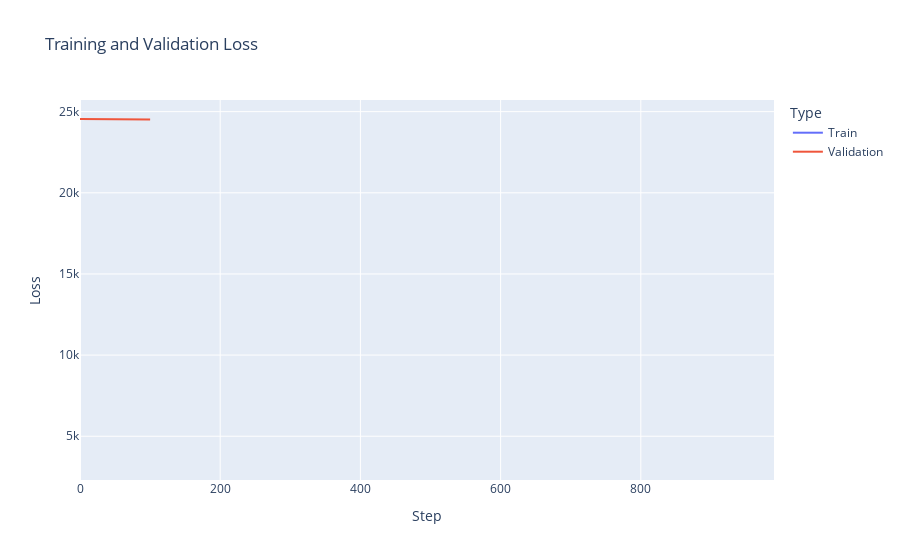

Source (notebook cell):
### Code cell
df_train = pd.DataFrame({
    "Step": steps_history,
    "Loss": train_loss_history,
    "Type": "Train"
})
if val_loss_history:
    val_steps, val_losses = zip(*val_loss_history)
    df_val = pd.DataFrame({
        "Step": val_steps,
        "Loss": val_losses,
        "Type": "Validation"
    })
    df_loss = pd.concat([df_train, df_val], ignore_index=True)
else:
    df_loss = df_train

fig = px.line(df_loss, x="Step", y="Loss", color="Type", title="Training and Validation Loss")
fig.show()

### Figure 1 — Plotly figure (JSON) as saved in the notebook; plotly's stock layout.template omitted (floating-point values rounded to 4 significant figures)
{"data": [{"hovertemplate": "Type=Train<br>Step=%{x}<br>Loss=%{y}<extra></extra>", "legendgroup": "Train", "line": {"color": "#636efa", "dash": "solid"}, "marker": {"symbol": "circle"}, "mode": "lines", "name": "Train", "orientation": "v", "showlegend": true, "type": "scatter", "x": [0, 10, 20, 30, 40, 50, 60, 70, 80, 90, 100, 110, 120, 130, 140, 150, 160, 170, 180, 190, 200, 210, 220, 230, 240, 250, 260, 270, 280, 290, 300, 310, 320, 330, 340, 350, 360, 370, 380, 390, 400, 410, 420, 430, 440, 450, 460, 470, 480, 490, 500, 510, 520, 530, 540, 550, 560, 570, 580, 590, 600, 610, 620, 630, 640, 650, 660, 670, 680, 690, 700, 710, 720, 730, 740, 750, 760, 770, 780, 790, 800, 810, 820, 830, 840, 850, 860, 870, 880, 890, 900, 910, 920, 930, 940, 950, 960, 970, 980, 990], "xaxis": "x", "y": [null, null, null, null, null, null, null, null, null, null, null, null, null, 10690.0, null, null, 3474.0, null, 9572.0, null, null, null, null, null, null, null, null, null, null, null, null, null, null, null, null, null, null, null, null, null, null, null, null, null, null, null, null, null, null, null, null, null, null, null, null, null, null, null, null, null, null, null, null, null, null, null, null, null, null, null, null, null, null, null, null, null, null, null, null, null, null, null, null, null, null, null, null, null, null, null, null, null, null, null, null, null, null, null, null, null], "yaxis": "y"}, {"hovertemplate": "Type=Validation<br>Step=%{x}<br>Loss=%{y}<extra></extra>", "legendgroup": "Validation", "line": {"color": "#EF553B", "dash": "solid"}, "marker": {"symbol": "circle"}, "mode": "lines", "name": "Validation", "orientation": "v", "showlegend": true, "type": "scatter", "x": [0, 100, 200, 300, 400, 500, 600, 700, 800, 900], "xaxis": "x", "y": [24550.0, 24520.0, null, null, null, null, null, null, null, null], "yaxis": "y"}], "layout": {"legend": {"title": {"text": "Type"}, "tracegroupgap": 0}, "title": {"text": "Training and Validation Loss"}, "xaxis": {"anchor": "y", "domain": [0, 1], "title": {"text": "Step"}}, "yaxis": {"anchor": "x", "domain": [0, 1], "title": {"text": "Loss"}}}}
